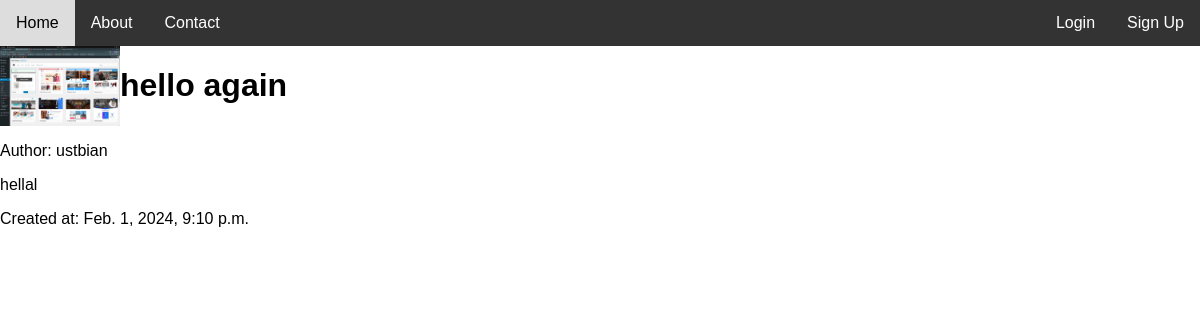
Screenshot of /post/9/ with the database file from the repository.
### blog/models.py (models this page shows, shortened)
class Post(models.Model):
    title = models.CharField(max_length=255)
    author = models.ForeignKey(User, on_delete=models.CASCADE)
    content = models.TextField()
    created_at = models.DateTimeField(auto_now_add=True)
    class Meta:
        ordering = ['-created_at']

### users/models.py (models this page shows, shortened)
class Profile(models.Model):
    user = models.OneToOneField(User, on_delete=models.CASCADE)
    image = models.ImageField(default='default.jpg', upload_to='profile_pics')

### blog/views.py (the view)
# urls.py: path('post/<int:pk>/', PostDetailView.as_view(), name='detail'), # if the records for id 1,2 are deleted then the pk will start from 3 for new entries
class PostDetailView(DetailView):
    model = Post

### blog/templates/blog/post_detail.html
{% extends 'blog/base.html' %}
{% block content %}
        <div class="post">
            <div class="top">
                <img src="{{ object.author.profile.image.url }}" alt="">
                <h1>{{ object.title }}</h1>
            </div>
            <p>Author: {{ object.author.username }}</p>
            <p>{{ object.content }}</p>
            <p>Created at: {{ object.created_at }}</p>
        </div>
{% endblock %}

### blog/static/blog/styles.css (style rules this page uses)
.top { display: flex; }
.top img { width: 120px; }

### blog/templates/blog/base.html (style rules this page uses)
body { font-family: Arial, sans-serif; margin: 0; padding: 0; }

### rows the page displays
Post: author.profile.image (picture), title "hello again", author.username "ustbian", content "hellal", created_at "Feb. 1, 2024, 9:10 p.m."
